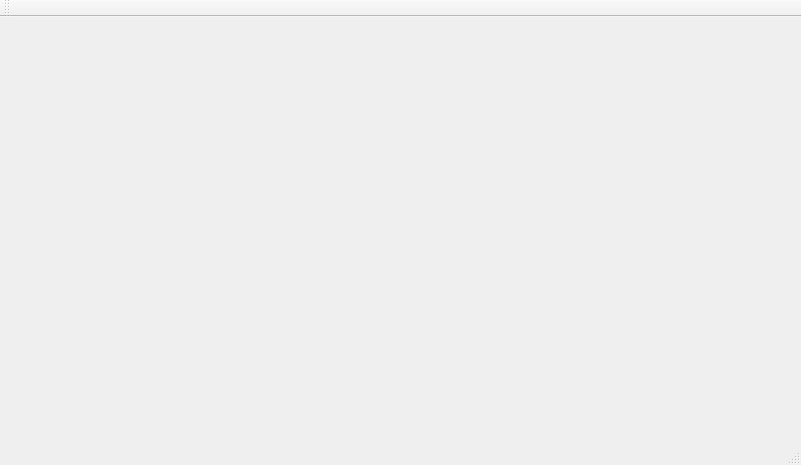
<?xml version="1.0" encoding="UTF-8"?>
<ui version="4.0">
 <class>MainWindow</class>
 <widget class="QMainWindow" name="MainWindow">
  <property name="geometry">
   <rect>
    <x>0</x>
    <y>0</y>
    <width>801</width>
    <height>465</height>
   </rect>
  </property>
  <property name="windowTitle">
   <string>MainWindow</string>
  </property>
  <widget class="QWidget" name="centralWidget">
   <property name="sizePolicy">
    <sizepolicy hsizetype="Preferred" vsizetype="Preferred">
     <horstretch>0</horstretch>
     <verstretch>0</verstretch>
    </sizepolicy>
   </property>
   <widget class="QListing" name="listingView" native="true">
    <property name="geometry">
     <rect>
      <x>130</x>
      <y>250</y>
      <width>120</width>
      <height>80</height>
     </rect>
    </property>
   </widget>
  </widget>
  <widget class="QMenuBar" name="menuBar">
   <property name="geometry">
    <rect>
     <x>0</x>
     <y>0</y>
     <width>801</width>
     <height>23</height>
    </rect>
   </property>
  </widget>
  <widget class="QToolBar" name="mainToolBar">
   <attribute name="toolBarArea">
    <enum>TopToolBarArea</enum>
   </attribute>
   <attribute name="toolBarBreak">
    <bool>false</bool>
   </attribute>
  </widget>
  <widget class="QStatusBar" name="statusBar"/>
 </widget>
 <layoutdefault spacing="6" margin="11"/>
 <customwidgets>
  <customwidget>
   <class>QListing</class>
   <extends>QWidget</extends>
   <header>qlisting.h</header>
   <container>1</container>
  </customwidget>
 </customwidgets>
 <resources/>
 <connections/>
</ui>
